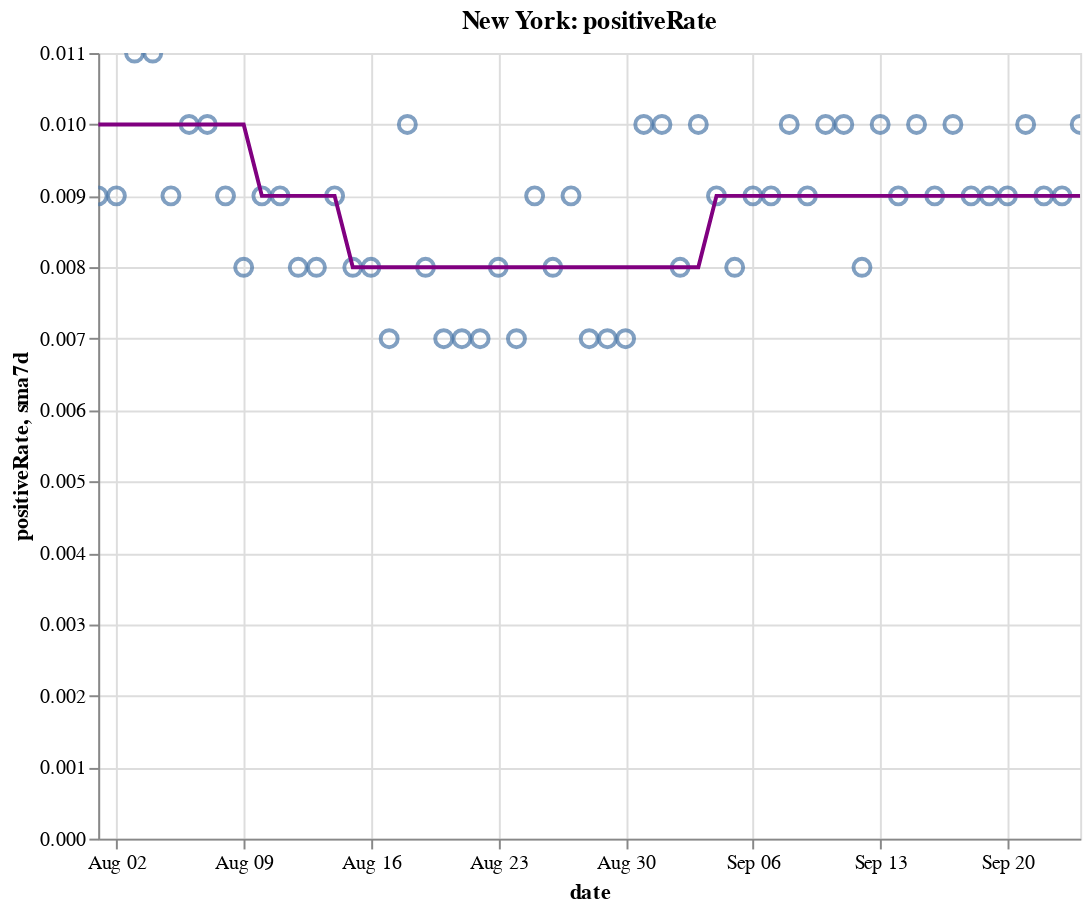

The code cell stored with this chart in its notebook:
### Code cell
create_plot(ny, 'positiveRate')

### Figure 1 — Vega-Lite specification as saved in the notebook (floating-point values rounded to 4 significant figures)
{"config": {"view": {"continuousWidth": 400, "continuousHeight": 300}}, "layer": [{"layer": [{"mark": {"type": "point", "size": 75}, "encoding": {"tooltip": [{"type": "temporal", "field": "date"}, {"type": "quantitative", "field": "positiveRate"}, {"type": "quantitative", "field": "sma7d"}], "x": {"type": "temporal", "field": "date"}, "y": {"type": "quantitative", "field": "positiveRate"}}, "selection": {"selector010": {"type": "interval", "bind": "scales", "encodings": ["x", "y"]}}}, {"mark": {"type": "line", "color": "purple"}, "encoding": {"x": {"type": "temporal", "field": "date"}, "y": {"type": "quantitative", "field": "sma7d"}}}]}, {"mark": {"type": "rule", "color": "#aaa"}, "encoding": {"x": {"type": "temporal", "field": "date"}}, "transform": [{"filter": {"selection": "selector009"}}]}, {"mark": "circle", "encoding": {"opacity": {"condition": {"value": 1, "selection": "selector009"}, "value": 0}, "tooltip": [{"type": "temporal", "field": "date"}, {"type": "quantitative", "field": "positiveRate"}, {"type": "quantitative", "field": "sma7d"}], "x": {"type": "temporal", "field": "date"}, "y": {"type": "quantitative", "field": "positiveRate"}}, "selection": {"selector009": {"type": "single", "encodings": ["x"], "on": "mouseover", "nearest": true, "empty": "none"}}}, {"mark": {"type": "text", "align": "left", "dx": 5, "dy": -5, "stroke": "white", "strokeWidth": 2}, "encoding": {"text": {"type": "quantitative", "field": "positiveRate"}, "tooltip": [{"type": "temporal", "field": "date"}, {"type": "quantitative", "field": "positiveRate"}, {"type": "quantitative", "field": "sma7d"}], "x": {"type": "temporal", "field": "date"}, "y": {"type": "quantitative", "field": "positiveRate"}}, "transform": [{"filter": {"selection": "selector009"}}]}, {"mark": {"type": "text", "align": "left", "dx": 5, "dy": -5}, "encoding": {"text": {"type": "quantitative", "field": "positiveRate"}, "tooltip": [{"type": "temporal", "field": "date"}, {"type": "quantitative", "field": "positiveRate"}, {"type": "quantitative", "field": "sma7d"}], "x": {"type": "temporal", "field": "date"}, "y": {"type": "quantitative", "field": "positiveRate"}}, "transform": [{"filter": {"selection": "selector009"}}]}], "data": {"name": "data-6524d92b9c78b9ba425680547941e5b6"}, "height": 400, "title": "New York: positiveRate", "width": 500, "$schema": "https://vega.github.io/schema/vega-lite/v4.8.1.json", "datasets": {"data-6524d92b9c78b9ba425680547941e5b6": [{"date": "2020-08-01T00:00:00", "totalTestResultsIncrease": 82740.0, "positiveIncrease": 753.0, "death": 25160.0, "deathIncrease": 14.0, "positiveRate": 0.009, "state": "New York", "sma7d": 0.01}, {"date": "2020-08-02T00:00:00", "totalTestResultsIncrease": 58960.0, "positiveIncrease": 531.0, "death": 25170.0, "deathIncrease": 6.0, "positiveRate": 0.009, "state": "New York", "sma7d": 0.01}, {"date": "2020-08-03T00:00:00", "totalTestResultsIncrease": 51840.0, "positiveIncrease": 545.0, "death": 25170.0, "deathIncrease": 2.0, "positiveRate": 0.011, "state": "New York", "sma7d": 0.01}, {"date": "2020-08-04T00:00:00", "totalTestResultsIncrease": 70990.0, "positiveIncrease": 746.0, "death": 25180.0, "deathIncrease": 3.0, "positiveRate": 0.011, "state": "New York", "sma7d": 0.01}, {"date": "2020-08-05T00:00:00", "totalTestResultsIncrease": 72670.0, "positiveIncrease": 636.0, "death": 25180.0, "deathIncrease": 4.0, "positiveRate": 0.009, "state": "New York", "sma7d": 0.01}, {"date": "2020-08-06T00:00:00", "totalTestResultsIncrease": 72370.0, "positiveIncrease": 703.0, "death": 25180.0, "deathIncrease": 6.0, "positiveRate": 0.01, "state": "New York", "sma7d": 0.01}, {"date": "2020-08-07T00:00:00", "totalTestResultsIncrease": 70170.0, "positiveIncrease": 714.0, "death": 25190.0, "deathIncrease": 5.0, "positiveRate": 0.01, "state": "New York", "sma7d": 0.01}, {"date": "2020-08-08T00:00:00", "totalTestResultsIncrease": 74860.0, "positiveIncrease": 703.0, "death": 25200.0, "deathIncrease": 5.0, "positiveRate": 0.009, "state": "New York", "sma7d": 0.01}, {"date": "2020-08-09T00:00:00", "totalTestResultsIncrease": 65810.0, "positiveIncrease": 515.0, "death": 25200.0, "deathIncrease": 7.0, "positiveRate": 0.008, "state": "New York", "sma7d": 0.01}, {"date": "2020-08-10T00:00:00", "totalTestResultsIncrease": 54000.0, "positiveIncrease": 476.0, "death": 25200.0, "deathIncrease": 2.0, "positiveRate": 0.009, "state": "New York", "sma7d": 0.009}, {"date": "2020-08-11T00:00:00", "totalTestResultsIncrease": 77060.0, "positiveIncrease": 667.0, "death": 25210.0, "deathIncrease": 7.0, "positiveRate": 0.009, "state": "New York", "sma7d": 0.009}, {"date": "2020-08-12T00:00:00", "totalTestResultsIncrease": 87780.0, "positiveIncrease": 700.0, "death": 25220.0, "deathIncrease": 7.0, "positiveRate": 0.008, "state": "New York", "sma7d": 0.009}, {"date": "2020-08-13T00:00:00", "totalTestResultsIncrease": 87900.0, "positiveIncrease": 737.0, "death": 25230.0, "deathIncrease": 10.0, "positiveRate": 0.008, "state": "New York", "sma7d": 0.009}, {"date": "2020-08-14T00:00:00", "totalTestResultsIncrease": 85460.0, "positiveIncrease": 727.0, "death": 25230.0, "deathIncrease": 4.0, "positiveRate": 0.009, "state": "New York", "sma7d": 0.009}, {"date": "2020-08-15T00:00:00", "totalTestResultsIncrease": 88670.0, "positiveIncrease": 734.0, "death": 25240.0, "deathIncrease": 12.0, "positiveRate": 0.008, "state": "New York", "sma7d": 0.008}, {"date": "2020-08-16T00:00:00", "totalTestResultsIncrease": 77690.0, "positiveIncrease": 607.0, "death": 25250.0, "deathIncrease": 6.0, "positiveRate": 0.008, "state": "New York", "sma7d": 0.008}, {"date": "2020-08-17T00:00:00", "totalTestResultsIncrease": 56890.0, "positiveIncrease": 408.0, "death": 25260.0, "deathIncrease": 6.0, "positiveRate": 0.007, "state": "New York", "sma7d": 0.008}, {"date": "2020-08-18T00:00:00", "totalTestResultsIncrease": 66890.0, "positiveIncrease": 655.0, "death": 25260.0, "deathIncrease": 8.0, "positiveRate": 0.01, "state": "New York", "sma7d": 0.008}, {"date": "2020-08-19T00:00:00", "totalTestResultsIncrease": 80420.0, "positiveIncrease": 631.0, "death": 25270.0, "deathIncrease": 6.0, "positiveRate": 0.008, "state": "New York", "sma7d": 0.008}, {"date": "2020-08-20T00:00:00", "totalTestResultsIncrease": 80980.0, "positiveIncrease": 601.0, "death": 25280.0, "deathIncrease": 5.0, "positiveRate": 0.007, "state": "New York", "sma7d": 0.008}, {"date": "2020-08-21T00:00:00", "totalTestResultsIncrease": 98880.0, "positiveIncrease": 709.0, "death": 25280.0, "deathIncrease": 3.0, "positiveRate": 0.007, "state": "New York", "sma7d": 0.008}, {"date": "2020-08-22T00:00:00", "totalTestResultsIncrease": 94850.0, "positiveIncrease": 653.0, "death": 25280.0, "deathIncrease": 4.0, "positiveRate": 0.007, "state": "New York", "sma7d": 0.008}, {"date": "2020-08-23T00:00:00", "totalTestResultsIncrease": 74040.0, "positiveIncrease": 572.0, "death": 25290.0, "deathIncrease": 6.0, "positiveRate": 0.008, "state": "New York", "sma7d": 0.008}, {"date": "2020-08-24T00:00:00", "totalTestResultsIncrease": 62030.0, "positiveIncrease": 408.0, "death": 25300.0, "deathIncrease": 7.0, "positiveRate": 0.007, "state": "New York", "sma7d": 0.008}, {"date": "2020-08-25T00:00:00", "totalTestResultsIncrease": 67260.0, "positiveIncrease": 629.0, "death": 25300.0, "deathIncrease": 2.0, "positiveRate": 0.009, "state": "New York", "sma7d": 0.008}, {"date": "2020-08-26T00:00:00", "totalTestResultsIncrease": 71190.0, "positiveIncrease": 566.0, "death": 25300.0, "deathIncrease": 8.0, "positiveRate": 0.008, "state": "New York", "sma7d": 0.008}, {"date": "2020-08-27T00:00:00", "totalTestResultsIncrease": 83440.0, "positiveIncrease": 791.0, "death": 25310.0, "deathIncrease": 4.0, "positiveRate": 0.009, "state": "New York", "sma7d": 0.008}, {"date": "2020-08-28T00:00:00", "totalTestResultsIncrease": 97830.0, "positiveIncrease": 636.0, "death": 25310.0, "deathIncrease": 3.0, "positiveRate": 0.007, "state": "New York", "sma7d": 0.008}, {"date": "2020-08-29T00:00:00", "totalTestResultsIncrease": 93870.0, "positiveIncrease": 635.0, "death": 25320.0, "deathIncrease": 7.0, "positiveRate": 0.007, "state": "New York", "sma7d": 0.008}, {"date": "2020-08-30T00:00:00", "totalTestResultsIncrease": 100000.0, "positiveIncrease": 698.0, "death": 25330.0, "deathIncrease": 8.0, "positiveRate": 0.007, "state": "New York", "sma7d": 0.008}, {"date": "2020-08-31T00:00:00", "totalTestResultsIncrease": 66240.0, "positiveIncrease": 656.0, "death": 25330.0, "deathIncrease": 1.0, "positiveRate": 0.01, "state": "New York", "sma7d": 0.008}, {"date": "2020-09-01T00:00:00", "totalTestResultsIncrease": 77000.0, "positiveIncrease": 754.0, "death": 25330.0, "deathIncrease": 3.0, "positiveRate": 0.01, "state": "New York", "sma7d": 0.008}, {"date": "2020-09-02T00:00:00", "totalTestResultsIncrease": 88450.0, "positiveIncrease": 708.0, "death": 25340.0, "deathIncrease": 5.0, "positiveRate": 0.008, "state": "New York", "sma7d": 0.008}, {"date": "2020-09-03T00:00:00", "totalTestResultsIncrease": 88980.0, "positiveIncrease": 889.0, "death": 25340.0, "deathIncrease": 7.0, "positiveRate": 0.01, "state": "New York", "sma7d": 0.008}, {"date": "2020-09-04T00:00:00", "totalTestResultsIncrease": 93400.0, "positiveIncrease": 864.0, "death": 25350.0, "deathIncrease": 5.0, "positiveRate": 0.009, "state": "New York", "sma7d": 0.009}, {"date": "2020-09-05T00:00:00", "totalTestResultsIncrease": 99760.0, "positiveIncrease": 801.0, "death": 25350.0, "deathIncrease": 2.0, "positiveRate": 0.008, "state": "New York", "sma7d": 0.009}, {"date": "2020-09-06T00:00:00", "totalTestResultsIncrease": 85630.0, "positiveIncrease": 729.0, "death": 25360.0, "deathIncrease": 9.0, "positiveRate": 0.009, "state": "New York", "sma7d": 0.009}, {"date": "2020-09-07T00:00:00", "totalTestResultsIncrease": 58860.0, "positiveIncrease": 520.0, "death": 25360.0, "deathIncrease": 2.0, "positiveRate": 0.009, "state": "New York", "sma7d": 0.009}, {"date": "2020-09-08T00:00:00", "totalTestResultsIncrease": 57830.0, "positiveIncrease": 557.0, "death": 25370.0, "deathIncrease": 6.0, "positiveRate": 0.01, "state": "New York", "sma7d": 0.009}, {"date": "2020-09-09T00:00:00", "totalTestResultsIncrease": 63230.0, "positiveIncrease": 576.0, "death": 25370.0, "deathIncrease": 3.0, "positiveRate": 0.009, "state": "New York", "sma7d": 0.009}, {"date": "2020-09-10T00:00:00", "totalTestResultsIncrease": 76810.0, "positiveIncrease": 757.0, "death": 25380.0, "deathIncrease": 7.0, "positiveRate": 0.01, "state": "New York", "sma7d": 0.009}, {"date": "2020-09-11T00:00:00", "totalTestResultsIncrease": 89720.0, "positiveIncrease": 880.0, "death": 25380.0, "deathIncrease": 5.0, "positiveRate": 0.01, "state": "New York", "sma7d": 0.009}, {"date": "2020-09-12T00:00:00", "totalTestResultsIncrease": 102900.0, "positiveIncrease": 849.0, "death": 25380.0, "deathIncrease": 2.0, "positiveRate": 0.008, "state": "New York", "sma7d": 0.009}, {"date": "2020-09-13T00:00:00", "totalTestResultsIncrease": 72670.0, "positiveIncrease": 725.0, "death": 25390.0, "deathIncrease": 6.0, "positiveRate": 0.01, "state": "New York", "sma7d": 0.009}, {"date": "2020-09-14T00:00:00", "totalTestResultsIncrease": 63360.0, "positiveIncrease": 583.0, "death": 25390.0, "deathIncrease": 4.0, "positiveRate": 0.009, "state": "New York", "sma7d": 0.009}, {"date": "2020-09-15T00:00:00", "totalTestResultsIncrease": 73680.0, "positiveIncrease": 766.0, "death": 25400.0, "deathIncrease": 11.0, "positiveRate": 0.01, "state": "New York", "sma7d": 0.009}, {"date": "2020-09-16T00:00:00", "totalTestResultsIncrease": 75090.0, "positiveIncrease": 652.0, "death": 25410.0, "deathIncrease": 5.0, "positiveRate": 0.009, "state": "New York", "sma7d": 0.009}, {"date": "2020-09-17T00:00:00", "totalTestResultsIncrease": 91500.0, "positiveIncrease": 896.0, "death": 25410.0, "deathIncrease": 3.0, "positiveRate": 0.01, "state": "New York", "sma7d": 0.009}, {"date": "2020-09-18T00:00:00", "totalTestResultsIncrease": 89730.0, "positiveIncrease": 790.0, "death": 25420.0, "deathIncrease": 10.0, "positiveRate": 0.009, "state": "New York", "sma7d": 0.009}, {"date": "2020-09-19T00:00:00", "totalTestResultsIncrease": 110400.0, "positiveIncrease": 986.0, "death": 25420.0, "deathIncrease": 2.0, "positiveRate": 0.009, "state": "New York", "sma7d": 0.009}, {"date": "2020-09-20T00:00:00", "totalTestResultsIncrease": 100400.0, "positiveIncrease": 862.0, "death": 25430.0, "deathIncrease": 2.0, "positiveRate": 0.009, "state": "New York", "sma7d": 0.009}, {"date": "2020-09-21T00:00:00", "totalTestResultsIncrease": 58320.0, "positiveIncrease": 573.0, "death": 25430.0, "deathIncrease": 1.0, "positiveRate": 0.01, "state": "New York", "sma7d": 0.009}, {"date": "2020-09-22T00:00:00", "totalTestResultsIncrease": 84000.0, "positiveIncrease": 754.0, "death": 25430.0, "deathIncrease": 4.0, "positiveRate": 0.009, "state": "New York", "sma7d": 0.009}, {"date": "2020-09-23T00:00:00", "totalTestResultsIncrease": 70930.0, "positiveIncrease": 665.0, "death": 25440.0, "deathIncrease": 5.0, "positiveRate": 0.009, "state": "New York", "sma7d": 0.009}, {"date": "2020-09-24T00:00:00", "totalTestResultsIncrease": 92950.0, "positiveIncrease": 955.0, "death": 25440.0, "deathIncrease": 2.0, "positiveRate": 0.01, "state": "New York", "sma7d": 0.009}]}}
